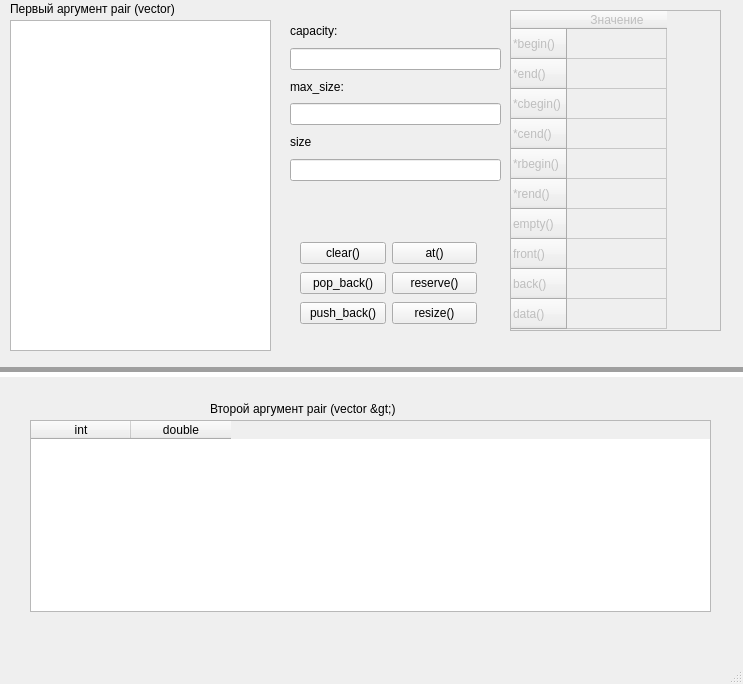
<?xml version="1.0" encoding="UTF-8"?>
<ui version="4.0">
 <class>MainWindow</class>
 <widget class="QMainWindow" name="MainWindow">
  <property name="geometry">
   <rect>
    <x>0</x>
    <y>0</y>
    <width>743</width>
    <height>684</height>
   </rect>
  </property>
  <property name="windowTitle">
   <string>MainWindow</string>
  </property>
  <widget class="QWidget" name="centralwidget">
   <widget class="QListWidget" name="listWidget">
    <property name="geometry">
     <rect>
      <x>10</x>
      <y>20</y>
      <width>261</width>
      <height>331</height>
     </rect>
    </property>
   </widget>
   <widget class="QTableWidget" name="tableIter">
    <property name="enabled">
     <bool>false</bool>
    </property>
    <property name="geometry">
     <rect>
      <x>510</x>
      <y>10</y>
      <width>211</width>
      <height>321</height>
     </rect>
    </property>
    <row>
     <property name="text">
      <string>*begin()</string>
     </property>
    </row>
    <row>
     <property name="text">
      <string>*end()</string>
     </property>
    </row>
    <row>
     <property name="text">
      <string>*cbegin()</string>
     </property>
    </row>
    <row>
     <property name="text">
      <string>*cend()</string>
     </property>
    </row>
    <row>
     <property name="text">
      <string>*rbegin()</string>
     </property>
    </row>
    <row>
     <property name="text">
      <string>*rend()</string>
     </property>
    </row>
    <row>
     <property name="text">
      <string>empty()</string>
     </property>
    </row>
    <row>
     <property name="text">
      <string>front()</string>
     </property>
    </row>
    <row>
     <property name="text">
      <string>back()</string>
     </property>
    </row>
    <row>
     <property name="text">
      <string>data()</string>
     </property>
    </row>
    <column>
     <property name="text">
      <string>Значение</string>
     </property>
    </column>
   </widget>
   <widget class="QLabel" name="label_4">
    <property name="geometry">
     <rect>
      <x>10</x>
      <y>0</y>
      <width>251</width>
      <height>17</height>
     </rect>
    </property>
    <property name="text">
     <string>Первый аргумент pair (vector&lt;int&gt;)</string>
    </property>
   </widget>
   <widget class="QWidget" name="layoutWidget">
    <property name="geometry">
     <rect>
      <x>290</x>
      <y>20</y>
      <width>211</width>
      <height>161</height>
     </rect>
    </property>
    <layout class="QVBoxLayout" name="verticalLayout">
     <item>
      <widget class="QLabel" name="label">
       <property name="text">
        <string>capacity:</string>
       </property>
      </widget>
     </item>
     <item>
      <widget class="QLineEdit" name="lineCapacity">
       <property name="readOnly">
        <bool>true</bool>
       </property>
      </widget>
     </item>
     <item>
      <widget class="QLabel" name="label_2">
       <property name="text">
        <string>max_size:</string>
       </property>
      </widget>
     </item>
     <item>
      <widget class="QLineEdit" name="lineMaxSize">
       <property name="readOnly">
        <bool>true</bool>
       </property>
      </widget>
     </item>
     <item>
      <widget class="QLabel" name="label_3">
       <property name="text">
        <string>size</string>
       </property>
      </widget>
     </item>
     <item>
      <widget class="QLineEdit" name="lineSize">
       <property name="readOnly">
        <bool>true</bool>
       </property>
      </widget>
     </item>
    </layout>
   </widget>
   <widget class="QWidget" name="layoutWidget">
    <property name="geometry">
     <rect>
      <x>300</x>
      <y>240</y>
      <width>177</width>
      <height>89</height>
     </rect>
    </property>
    <layout class="QGridLayout" name="gridLayout">
     <item row="0" column="0">
      <widget class="QPushButton" name="buttonClear">
       <property name="text">
        <string>clear()</string>
       </property>
      </widget>
     </item>
     <item row="0" column="1">
      <widget class="QPushButton" name="buttonAt">
       <property name="text">
        <string>at()</string>
       </property>
      </widget>
     </item>
     <item row="1" column="0">
      <widget class="QPushButton" name="buttonPopBack">
       <property name="text">
        <string>pop_back()</string>
       </property>
      </widget>
     </item>
     <item row="1" column="1">
      <widget class="QPushButton" name="buttonReserve">
       <property name="text">
        <string>reserve()</string>
       </property>
      </widget>
     </item>
     <item row="2" column="0">
      <widget class="QPushButton" name="buttonPushBack">
       <property name="text">
        <string>push_back()</string>
       </property>
      </widget>
     </item>
     <item row="2" column="1">
      <widget class="QPushButton" name="buttonResize">
       <property name="text">
        <string>resize()</string>
       </property>
      </widget>
     </item>
    </layout>
   </widget>
   <widget class="Line" name="line">
    <property name="geometry">
     <rect>
      <x>-30</x>
      <y>350</y>
      <width>811</width>
      <height>45</height>
     </rect>
    </property>
    <property name="lineWidth">
     <number>5</number>
    </property>
    <property name="orientation">
     <enum>Qt::Horizontal</enum>
    </property>
   </widget>
   <widget class="QTableWidget" name="matrix">
    <property name="geometry">
     <rect>
      <x>30</x>
      <y>420</y>
      <width>681</width>
      <height>192</height>
     </rect>
    </property>
    <column>
     <property name="text">
      <string>int</string>
     </property>
    </column>
    <column>
     <property name="text">
      <string>double</string>
     </property>
    </column>
   </widget>
   <widget class="QLabel" name="label_5">
    <property name="geometry">
     <rect>
      <x>210</x>
      <y>400</y>
      <width>331</width>
      <height>17</height>
     </rect>
    </property>
    <property name="text">
     <string>Второй аргумент pair (vector &lt;pair&lt;int,double&gt;&gt;)</string>
    </property>
   </widget>
  </widget>
  <widget class="QMenuBar" name="menubar">
   <property name="geometry">
    <rect>
     <x>0</x>
     <y>0</y>
     <width>743</width>
     <height>22</height>
    </rect>
   </property>
  </widget>
  <widget class="QStatusBar" name="statusbar"/>
 </widget>
 <resources/>
 <connections/>
</ui>
